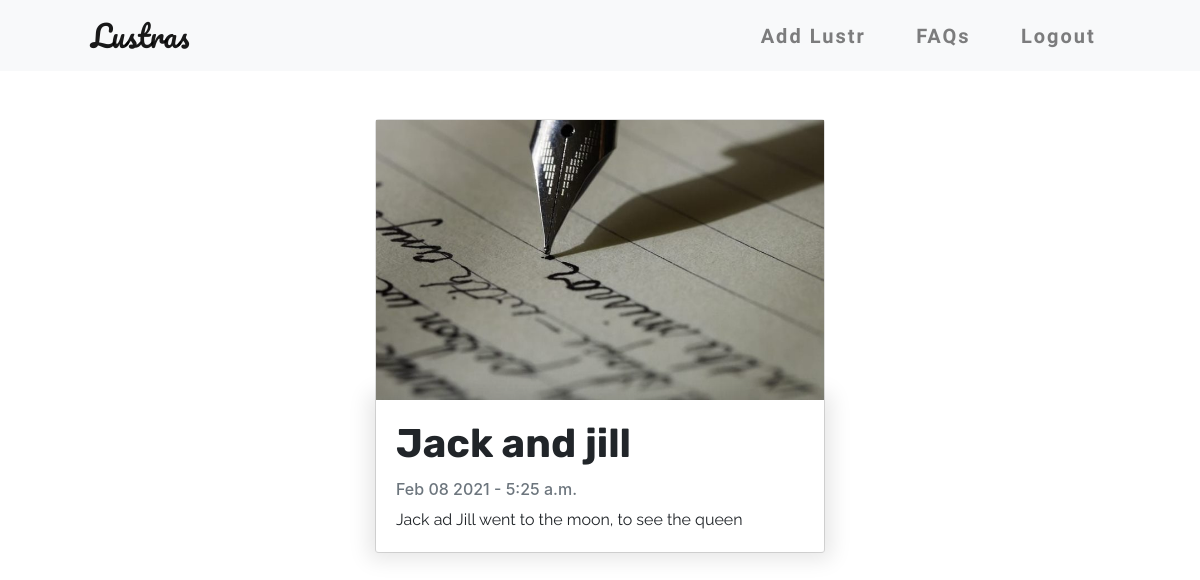
The app's page /jack-and-jill/ with its own data.
### finatic/models.py (models this page shows, shortened)
class Lust(models.Model):
    title = models.CharField(max_length=100, unique=True)
    slug = models.SlugField(max_length=100, unique=True)
    picture = models.ImageField()
    description = models.TextField()
    author = models.ForeignKey(User, on_delete=models.CASCADE)
    date = models.DateField(auto_now_add=True)
    time = models.TimeField(auto_now_add=True)
    update_date = models.DateField(auto_now_add=True)
    status = models.IntegerField(choices=STATUS, default=1)
    class Meta:
        ordering = ['-time']

### finatic/views.py (the view)
# urls.py: path('<slug:slug>/', views.LustDetail.as_view(), name="detail"),
class LustDetail(generic.DetailView):
    model = Lust
    context_object_name = 'lust_detail'
    template_name = 'finatic/lust_detail.html'

### finatic/templates/finatic/lust_detail.html (shortened to what this page needs)
{%  extends 'base.html' %}
{% block content %}
   <div class="col-md-5 mt-5 mx-auto">
        <div class="card mb-4">
            <img src="{{ lust_detail.picture.url }}" alt="">
          <div class="card-body">
            <h1 class="card-title">{{ lust_detail.title }}</h1>
              <p class="card-text text-muted h6">{{ lust_detail.date | date:'M d Y' }} - {{ lust_detail.time }}</p>
            <p class="card-text" id="jff">{{ lust_detail.description | safe }}</p>
          </div>
        </div>
    </div>
{% endblock %}

### finatic/static/style.css (style rules this page uses)
* { box-sizing: border-box; margin: 0; padding: 0; }
.card-body { box-shadow: 0 0 20px 7px rgba(0, 0, 0, 0.1); }
.card-title { font-family: 'Rubik', 'sans-serif'; font-weight: bold; }
.card-text { font-family: 'Raleway', 'sans-serif'; }
.card { margin: 20px 10px; }

### records on screen
Lust: picture (picture), title "Jack and jill", date "Feb 08 2021", time "5:25 a.m.", description "Jack ad Jill went to the moon, to see the queen"
